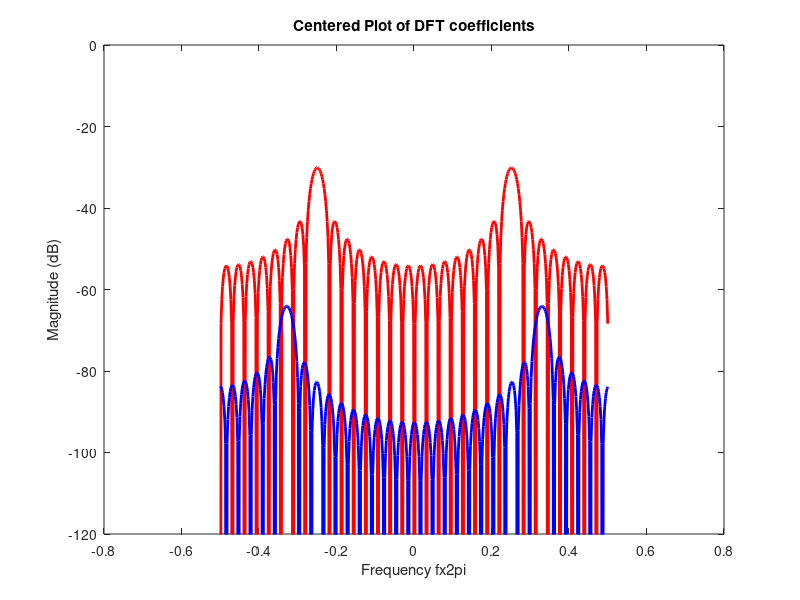
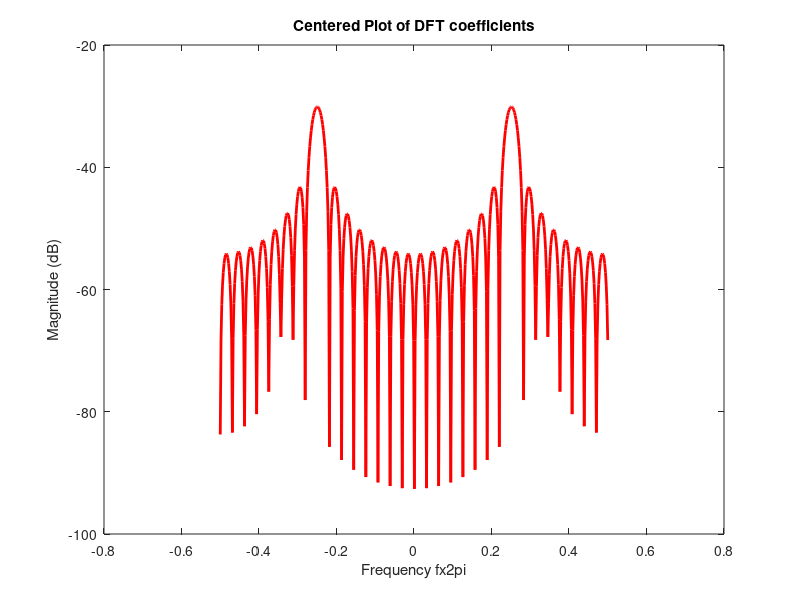

These charts were generated, in order, by the following MATLAB code:
%%Part 2: Frequency Masking

%Number 1 and 2

A1 = 1;
A2 = 0.02;
L = 32;
F1 = 8/L;
F2 = 10.5/L;

n = 0:L;

X1 = A1 * sin(2*pi * F1 * n);
X2 = A2 * sin(2*pi * F2 * n);


NN = 512;
fftPlot = fft(X1,NN);
fftPlot2 = fft(X2,NN);
%plot together
shifter = fftshift(fftPlot);
shifter2 = fftshift(fftPlot2);
%m=-floor((NN)/2):1:floor((NN-1)/2); % Shifted frequency index


figure;
plot(linspace(-1/2,1/2,NN),mag2db(abs(shifter)/NN), 'marker','none','Linewidth',2,'color','r');
hold on;
plot(linspace(-1/2,1/2,NN),mag2db(abs(shifter2)/NN), 'marker','none','Linewidth',2,'color','b');
hold off;
ylim([-120 0])
%ax=axis;
%axis([-floor(NN/2) floor((NN-1)/2) ax(3:4)]);
xlabel('Frequency fx2pi')
ylabel('Magnitude (dB)')
title('Centered Plot of DFT coefficients')

% Using the dB scaling allows us to tell the peaks separately. Relative to the data length, there are both
% good and bad frequency separations. Towards the top of the plot, there are clear frequency separations, however
% towards the bottom, there is a cluster due to the nature of the frequencies being passed.

%Number 3
XN = X1 + X2;
fftPlot3 = fft(XN,NN);
shifter3 = fftshift(fftPlot3);
figure;
plot(linspace(-1/2,1/2,NN),mag2db(abs(shifter3)/NN), 'marker','none','Linewidth',2,'color','r');
hold on;
ylim([-100 -20])
%ax=axis;
%axis([-floor(NN/2) floor((NN-1)/2) ax(3:4)]);
xlabel('Frequency fx2pi')
ylabel('Magnitude (dB)')
title('Centered Plot of DFT coefficients')

% In the X[n] signal, only one peak is visible instead of the two. This is because the amplitudes are far off,
% therefore, we can see where the lower amplitude should be but cannot actually pin point it in the plot.
